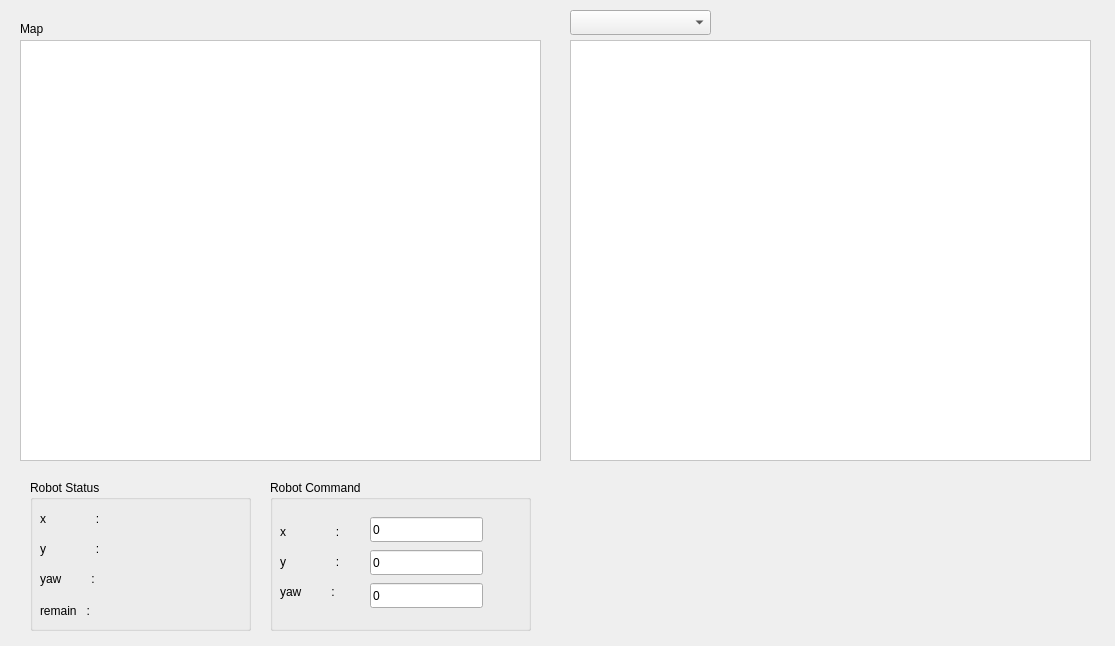
<?xml version="1.0" encoding="UTF-8"?>
<ui version="4.0">
 <class>Dialog</class>
 <widget class="QDialog" name="Dialog">
  <property name="geometry">
   <rect>
    <x>0</x>
    <y>0</y>
    <width>1115</width>
    <height>646</height>
   </rect>
  </property>
  <property name="windowTitle">
   <string>Dialog</string>
  </property>
  <widget class="QLabel" name="mapLabel">
   <property name="geometry">
    <rect>
     <x>20</x>
     <y>40</y>
     <width>521</width>
     <height>421</height>
    </rect>
   </property>
   <property name="styleSheet">
    <string notr="true">background-color: rgb(255, 255, 255);</string>
   </property>
   <property name="frameShape">
    <enum>QFrame::StyledPanel</enum>
   </property>
   <property name="text">
    <string/>
   </property>
  </widget>
  <widget class="QLabel" name="label_5">
   <property name="geometry">
    <rect>
     <x>20</x>
     <y>20</y>
     <width>67</width>
     <height>17</height>
    </rect>
   </property>
   <property name="text">
    <string>Map</string>
   </property>
  </widget>
  <widget class="QLabel" name="cameraLabel">
   <property name="geometry">
    <rect>
     <x>570</x>
     <y>40</y>
     <width>521</width>
     <height>421</height>
    </rect>
   </property>
   <property name="styleSheet">
    <string notr="true">background-color: rgb(255, 255, 255);</string>
   </property>
   <property name="frameShape">
    <enum>QFrame::StyledPanel</enum>
   </property>
   <property name="text">
    <string/>
   </property>
  </widget>
  <widget class="QComboBox" name="imageTypeCBX">
   <property name="geometry">
    <rect>
     <x>570</x>
     <y>10</y>
     <width>141</width>
     <height>25</height>
    </rect>
   </property>
  </widget>
  <widget class="QGroupBox" name="groupBox">
   <property name="geometry">
    <rect>
     <x>30</x>
     <y>480</y>
     <width>221</width>
     <height>151</height>
    </rect>
   </property>
   <property name="title">
    <string>Robot Status</string>
   </property>
   <widget class="QLabel" name="yLabel">
    <property name="geometry">
     <rect>
      <x>70</x>
      <y>60</y>
      <width>70</width>
      <height>17</height>
     </rect>
    </property>
    <property name="text">
     <string/>
    </property>
    <property name="alignment">
     <set>Qt::AlignRight|Qt::AlignTrailing|Qt::AlignVCenter</set>
    </property>
   </widget>
   <widget class="QLabel" name="xLabel">
    <property name="geometry">
     <rect>
      <x>70</x>
      <y>30</y>
      <width>70</width>
      <height>17</height>
     </rect>
    </property>
    <property name="text">
     <string/>
    </property>
    <property name="alignment">
     <set>Qt::AlignRight|Qt::AlignTrailing|Qt::AlignVCenter</set>
    </property>
   </widget>
   <widget class="QLabel" name="zz">
    <property name="geometry">
     <rect>
      <x>10</x>
      <y>90</y>
      <width>70</width>
      <height>17</height>
     </rect>
    </property>
    <property name="text">
     <string>yaw         :</string>
    </property>
   </widget>
   <widget class="QLabel" name="remain">
    <property name="geometry">
     <rect>
      <x>10</x>
      <y>122</y>
      <width>70</width>
      <height>17</height>
     </rect>
    </property>
    <property name="text">
     <string>remain   :</string>
    </property>
   </widget>
   <widget class="QLabel" name="remainLabel">
    <property name="geometry">
     <rect>
      <x>70</x>
      <y>122</y>
      <width>70</width>
      <height>17</height>
     </rect>
    </property>
    <property name="text">
     <string/>
    </property>
    <property name="alignment">
     <set>Qt::AlignRight|Qt::AlignTrailing|Qt::AlignVCenter</set>
    </property>
   </widget>
   <widget class="QLabel" name="yawLabel">
    <property name="geometry">
     <rect>
      <x>70</x>
      <y>90</y>
      <width>70</width>
      <height>17</height>
     </rect>
    </property>
    <property name="text">
     <string/>
    </property>
    <property name="alignment">
     <set>Qt::AlignRight|Qt::AlignTrailing|Qt::AlignVCenter</set>
    </property>
   </widget>
   <widget class="QLabel" name="xx">
    <property name="geometry">
     <rect>
      <x>10</x>
      <y>30</y>
      <width>70</width>
      <height>17</height>
     </rect>
    </property>
    <property name="text">
     <string>x               :</string>
    </property>
   </widget>
   <widget class="QLabel" name="yy">
    <property name="geometry">
     <rect>
      <x>10</x>
      <y>60</y>
      <width>70</width>
      <height>17</height>
     </rect>
    </property>
    <property name="text">
     <string>y               :</string>
    </property>
   </widget>
  </widget>
  <widget class="QGroupBox" name="groupBox_2">
   <property name="geometry">
    <rect>
     <x>270</x>
     <y>480</y>
     <width>261</width>
     <height>151</height>
    </rect>
   </property>
   <property name="title">
    <string>Robot Command</string>
   </property>
   <widget class="QLabel" name="yy_3">
    <property name="geometry">
     <rect>
      <x>10</x>
      <y>73</y>
      <width>70</width>
      <height>17</height>
     </rect>
    </property>
    <property name="text">
     <string>y               :</string>
    </property>
   </widget>
   <widget class="QLineEdit" name="yLine">
    <property name="geometry">
     <rect>
      <x>100</x>
      <y>70</y>
      <width>113</width>
      <height>25</height>
     </rect>
    </property>
    <property name="text">
     <string>0</string>
    </property>
   </widget>
   <widget class="QLabel" name="zz_3">
    <property name="geometry">
     <rect>
      <x>10</x>
      <y>103</y>
      <width>70</width>
      <height>17</height>
     </rect>
    </property>
    <property name="text">
     <string>yaw         :</string>
    </property>
   </widget>
   <widget class="QLineEdit" name="yawLine">
    <property name="geometry">
     <rect>
      <x>100</x>
      <y>103</y>
      <width>113</width>
      <height>25</height>
     </rect>
    </property>
    <property name="text">
     <string>0</string>
    </property>
   </widget>
   <widget class="QLabel" name="xx_3">
    <property name="geometry">
     <rect>
      <x>10</x>
      <y>43</y>
      <width>70</width>
      <height>17</height>
     </rect>
    </property>
    <property name="text">
     <string>x               :</string>
    </property>
   </widget>
   <widget class="QLineEdit" name="xLine">
    <property name="geometry">
     <rect>
      <x>100</x>
      <y>37</y>
      <width>113</width>
      <height>25</height>
     </rect>
    </property>
    <property name="text">
     <string>0</string>
    </property>
   </widget>
  </widget>
 </widget>
 <resources/>
 <connections/>
</ui>
